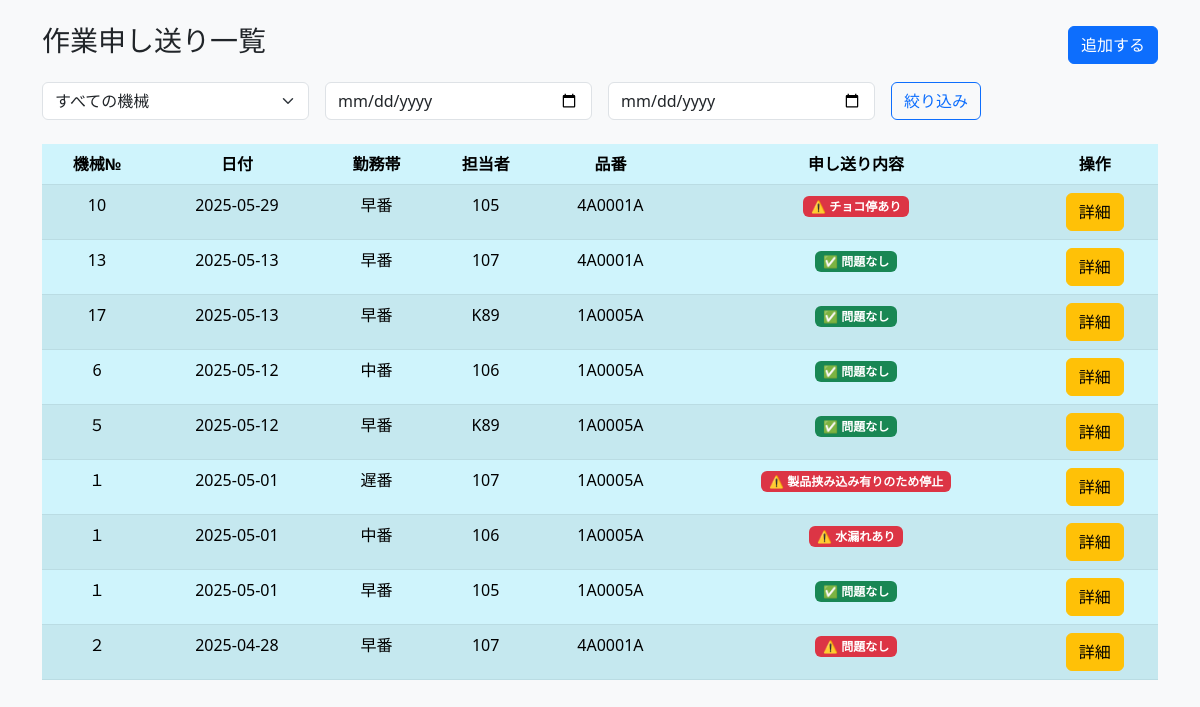
The page / on the database its author committed.
### tables this page shows
CREATE TABLE work_notes (
        id INTEGER PRIMARY KEY AUTOINCREMENT,
        machine_no TEXT NOT NULL,           -- 機械番号
        date DATE NOT NULL,                 -- 日付
        shift TEXT NOT NULL,                -- 勤務帯（例：早番、遅番など）
        operator TEXT NOT NULL,             -- 担当者
        product_no TEXT NOT NULL,           -- 品番
        note TEXT NOT NULL,                 -- 申し送り内容
        created_at TIMESTAMP DEFAULT CURRENT_TIMESTAMP,
        updated_at TIMESTAMP DEFAULT CURRENT_TIMESTAMP
    , additional_note TEXT);

### app.py (the view)
@app.route("/", methods=["GET", "POST"])
def index():
    if request.method == "POST":
        machine_no = request.form["machine_no"]
        date = request.form["date"]
        shift = request.form["shift"]
        operator = request.form["operator"]
        product_no = request.form["product_no"]
        note = request.form["note"]
        add_work_note(machine_no, date, shift, operator, product_no, note)
        return redirect(url_for("index"))
    else:
        machine_no = request.args.get("machine_no")
        start_date = request.args.get("start_date")
        end_date = request.args.get("end_date")
        work_notes = get_filtered_work_notes(machine_no, start_date, end_date)
        machine_nos = get_machine_nos()  # ← 機械№一覧
        return render_template("index.html", work_notes=work_notes)

### database.py (called while the page is built)
def get_connection_db():
    conn = sqlite3.connect("todo.db")
    conn.row_factory = sqlite3.Row
    return conn

def get_machine_nos():
    conn = get_connection_db()
    c = conn.cursor()
    c.execute("SELECT DISTINCT machine_no FROM work_notes ORDER BY machine_no")
    return [row["machine_no"] for row in c.fetchall()]

def get_filtered_work_notes(machine_no=None, start_date=None, end_date=None):
    conn = get_connection_db()
    c = conn.cursor()
    query = "SELECT * FROM work_notes WHERE 1=1"
    params = []
    if machine_no:
        query += " AND machine_no = ?"
        params.append(machine_no)
    if start_date:
        query += " AND date >= ?"
        params.append(start_date)
    if end_date:
        query += " AND date <= ?"
        params.append(end_date)
    query += " ORDER BY date DESC, id DESC"
    c.execute(query, params)
    rows = c.fetchall()
    conn.close()
    return rows

### templates/index.html (shortened to what this page needs)
<!DOCTYPE html>
<html lang="ja">
<head>
    <link href="https://cdn.jsdelivr.net/npm/bootstrap@5.3.0/dist/css/bootstrap.min.css" rel="stylesheet">
</head>
<body class="bg-light">
    <div class="container mt-4">
        <div class="d-flex justify-content-between align-items-center mb-3">
            <h3>作業申し送り一覧</h3>
            <button class="btn btn-primary" data-bs-toggle="collapse" data-bs-target="#addform">追加する</button>
        </div>
        <form method="get" class="row g-3 mb-4">
            <div class="col-md-3">
                <select name="machine_no" class="form-select">
                    <option value="">すべての機械</option>
                </select>
            </div>
            <div class="col-md-3">
                <input type="date" name="start_date" class="form-control" value="{{ request.args.get('start_date', '') }}">
            </div>
            <div class="col-md-3">
                <input type="date" name="end_date" class="form-control" value="{{ request.args.get('end_date', '') }}">
            </div>
            <div class="col-md-2">
                <button type="submit" class="btn btn-outline-primary">絞り込み</button>
            </div>
        </form>
        <table class="table table-striped table-hover text-center table-info">
            <thead>
                <tr>
                    <th>機械№</th>
                    <th>日付</th>
                    <th>勤務帯</th>
                    <th>担当者</th>
                    <th>品番</th>
                    <th>申し送り内容</th>
                    <th>操作</th>
                </tr>
            </thead>
            <tbody>
                {% for note in work_notes %}
                <tr>
                    <td>{{ note['machine_no'] }}</td>
                    <td>{{ note['date'] }}</td>
                    <td>{{ note['shift'] }}</td>
                    <td>{{ note['operator'] }}</td>
                    <td>{{ note['product_no'] }}</td>
                    <td>
                        {% if note['note'] == '問題なし' %}
                        <span class="badge bg-success">✅ 問題なし</span>
                        {% else %}
                        <span class="badge bg-danger">⚠️ {{ note['note'] }}</span>
                        {% endif %}
                    </td>
                    <td>
                        <a href="{{ url_for('show', id=note['id']) }}" class="btn btn-warning">詳細</a>
                    </td>
                </tr>
                {% endfor %}
            </tbody>
        </table>
    </div>
</body>
</html>

### rows shown on the page
work_notes: machine_no "10", date "2025-05-29", shift "早番", operator "105", product_no "4A0001A", note "チョコ停あり"
work_notes: machine_no "13", date "2025-05-13", shift "早番", operator "107", product_no "4A0001A", note "✅ 問題なし"
work_notes: machine_no "17", date "2025-05-13", shift "早番", operator "K89", product_no "1A0005A", note "✅ 問題なし"
work_notes: machine_no "6", date "2025-05-12", shift "中番", operator "106", product_no "1A0005A", note "✅ 問題なし"
work_notes: machine_no "５", date "2025-05-12", shift "早番", operator "K89", product_no "1A0005A", note "✅ 問題なし"
work_notes: machine_no "１", date "2025-05-01", shift "遅番", operator "107", product_no "1A0005A", note "製品挟み込み有りのため停止"
work_notes: machine_no "１", date "2025-05-01", shift "中番", operator "106", product_no "1A0005A", note "水漏れあり"
work_notes: machine_no "１", date "2025-05-01", shift "早番", operator "105", product_no "1A0005A", note "✅ 問題なし"
work_notes: machine_no "２", date "2025-04-28", shift "早番", operator "107", product_no "4A0001A", note "問題なし"
